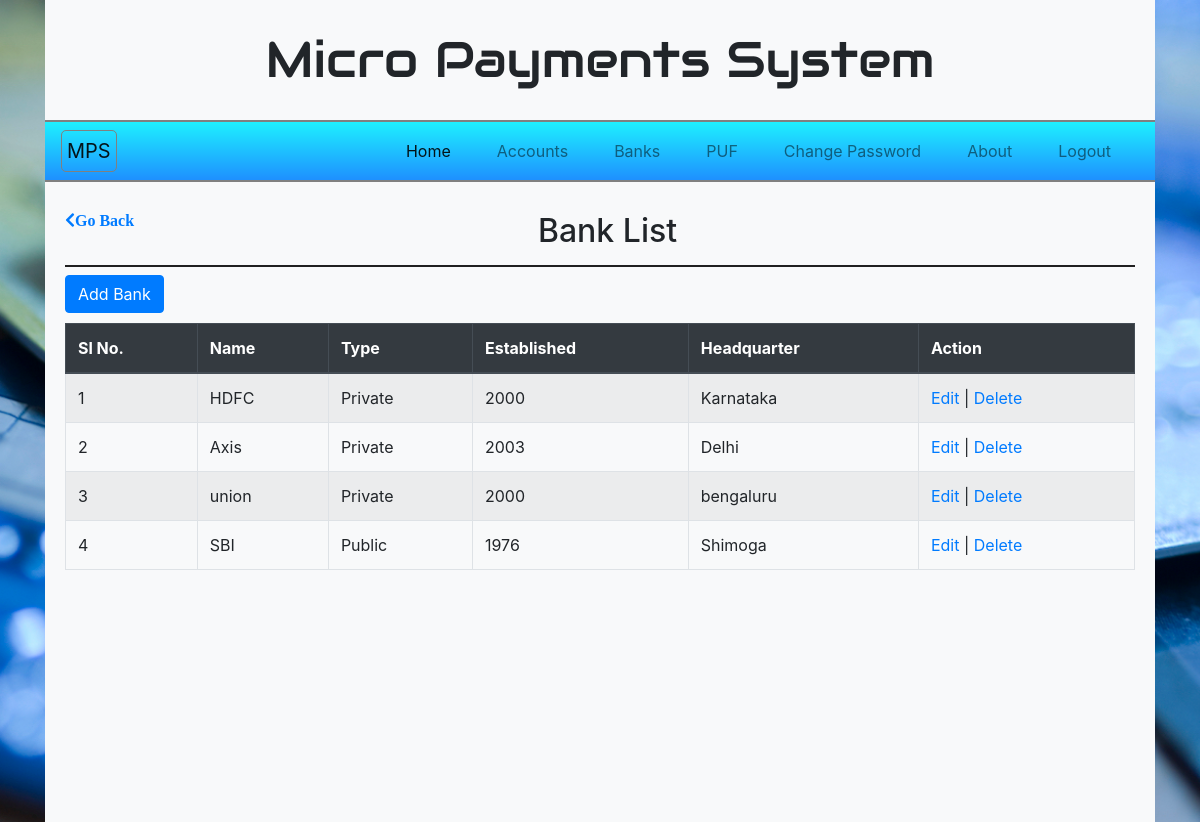
/banklist (signed in), run on the app's committed database.
### banks/models.py (models this page shows)
class BankList(models.Model):
    name = models.CharField(max_length = 100)
    btype = models.CharField(max_length = 100)
    hq = models.CharField(max_length = 100)
    estd = models.PositiveIntegerField(validators=[RegexValidator(regex='^.{4}$', message='Length has to be 4', code='nomatch')])

### banks/views.py (the view)
# urls.py: path('', include('banks.urls')),
def banks(request):
	banks = BankList.objects.all()
	return render(request, 'admin/banklist.html', {'banks': banks})

### templates/admin/banklist.html (shortened to what this page needs)
{% extends 'admin/adminhome.html' %}
{% load static %}
{% block content %}
{% if user.is_authenticated%}
	<a href="javascript:history.back()"><span class="go-back fas fa-chevron-left">Go Back</span></a>
	<h2 class="page-header text-justified">Bank List</h2>
	<form class="form-group" method="post">
		<a class="btn btn-primary" href="../addbank">Add Bank</a>
		<table data-toggle="table" data-pagination="true" class="table table-bordered table-striped mydatatable">
			<thead class="thead-dark">
				<tr>
					<th>Sl No.</th>
					<th>Name</th>
					<th>Type</th>
					<th>Established</th>
					<th>Headquarter</th>
					<th>Action</th>
				</tr>
			</thead>
			<tbody id="myTable">
			{% for bank in banks %}
				<tr>
					<td>{{ bank.id }}</td>
					<td>{{ bank.name }}</td>
					<td>{{ bank.btype }}</td>
					<td>{{ bank.estd }}</td>
					<td>{{ bank.hq }}</td>
					<td><a href="../editbank/{{ bank.id }}">Edit</a> | <a href="../delete/{{ bank.id }}">Delete</a></td>
				</tr>
			{% endfor %}
			</tbody>
		</table>
	</form>
{% else %}
	<meta http-equiv="refresh" content="0; url={% url 'home' %}">
{% endif %}
{% endblock %}

### static/css/all.css (style rules this page uses)
.fa, .fas, .far, .fal, .fad, .fab { -moz-osx-font-smoothing: grayscale; -webkit-font-smoothing: antialiased; display: inline-block; font-style: normal; font-variant: normal; text-rendering: auto; line-height: 1; }
.fa-chevron-left:before { content: "\f053"; }
.fa, .fas { font-family: 'Font Awesome 5 Free'; font-weight: 900; }

### static/css/home.css (style rules this page uses)
* { margin: 0px; padding: 0px; }
body { background: url(../img/2.jpg); background-attachment: fixed; background-size: cover; }
.go-back { position: absolute; }
.page-header { padding: 0 15px 15px 30px; border-bottom: 2px solid #202020; text-align: center; font-weight: 10px; }
.table-bordered { margin-top: 10px; }

### templates/admin/adminhome.html (style rules this page uses)
body { background: url(../img/4.jpg); background-attachment: fixed; background-size: 100% 100%; font-family: calibri; }

### data on the page
BankList: id "1", name "HDFC", btype "Private", estd "2000", hq "Karnataka"
BankList: id "2", name "Axis", btype "Private", estd "2003", hq "Delhi"
BankList: id "3", name "union", btype "Private", estd "2000", hq "bengaluru"
BankList: id "4", name "SBI", btype "Public", estd "1976", hq "Shimoga"
